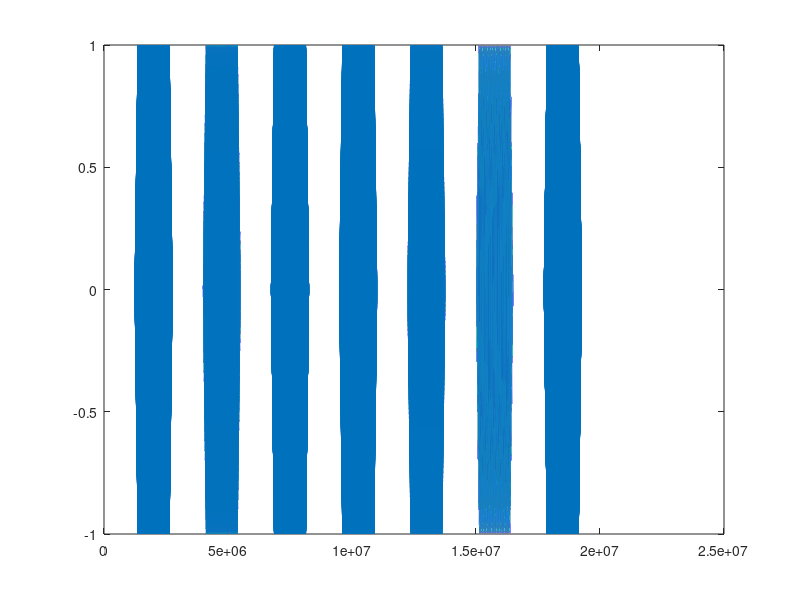

The MATLAB source for this figure:
close all
clear all
clc

%% Stimulation signal script

% Create stimulation protocol_1 with a random order 

freq_pairs = [10, 10; 50, 50; 100, 100; 500, 500; 1000, 1000; 2500, 2500; 5000, 5000];   
random_freq_pairs = freq_pairs(randperm(size(freq_pairs, 1)), :);

control = random_freq_pairs;

save('control', 'control');

%% Create waveforms

% Single-electrode pair - protocol 1

I1 = [];

for i = 1:length(freq_pairs)
        
        dt = 0.004;
        f1(i,1) = random_freq_pairs(i,1);
        f2(i,1) = random_freq_pairs(i,2);
        
        ramp_up_t = 500; % ms
        ramp_down_t = 500;
        
        A1 = 0.5;
        A2 = 0.5;
        
        phi1 = 0;
        phi2 = pi;
        
        % convert to ms
        
        f1(i,1) = f1(i,1)/1000;
        f2(i,1) = f2(i,1)/1000;
        
        each_stim_t = 6*1000; % 10 s on
        each_break_t = 5*1000;
        total_t = 90*1000; % 1 min
        
        stim_tt = dt:dt:each_stim_t;
        
        I1_stim(i,:) = A1*cos(2*pi*f1(i,1)*stim_tt+phi1) + A2*cos(2*pi*f2(i,1)*stim_tt+phi1);
        
        if ramp_up_t
            ramp_up_size = round(ramp_up_t/dt);
            ramp_vec = 0:1/ramp_up_size:1;
            
             I1_stim(i,1:length(ramp_vec)) = ramp_vec.*I1_stim(i,1:length(ramp_vec));
            
        end
        
        if ramp_down_t
            ramp_down_size = round(ramp_down_t/dt);
            ramp_vec = fliplr(0:1/ramp_down_size:1);
            
             I1_stim(i,end-length(ramp_vec)+1:end) = ramp_vec.*I1_stim(i,end-length(ramp_vec)+1:end);
            
        end
        
%         figure,plot( I1_stim(i,:))
        
        % period 10s of zeros
        break_tt = dt:dt:each_break_t;
        
        I1_break = zeros(1,length(break_tt));
        
        % complete 'cycle'
        I1_cycle(i,:) = [I1_stim(i,:) I1_break];
        
%         figure,plot(I1_cycle(i,:))
        
        I1 = [I1, I1_cycle(i,:)];

end
each_pre_t = 5*1000;
pre_tt = dt:dt:each_pre_t;
I1_pre = zeros(1,length(pre_tt));

I1 = [I1_pre, I1];
I2 = zeros(size(I1));
figure,plot(I1 + I2)
save('control_1ep' ,'I1','I2')
saveas(gcf,['control_1ep' '.fig']);

% %% Two electrode pair - protocol 1
% 
% I1 = [];
% I2 = [];
% 
% for i = 1:length(freq_pairs)
%         
%         dt = 0.004;
%         f1(i,1) = random_freq_pairs(i,1);
%         f2(i,1) = random_freq_pairs(i,2);
%         
%         ramp_up_t = 500; % ms
%         ramp_down_t = 500;
%         
%         A1 = 0.5;
%         A2 = 0.5;
%         
%         phi1 = 0;
%         phi2 = pi;
%         
%         % convert to ms
%         
%         f1(i,1) = f1(i,1)/1000;
%         f2(i,1) = f2(i,1)/1000;
%         
%         each_pre_t = 1*1000;
%         each_stim_t = 5*1000; % 10 s on
%         each_break_t = 4*1000;
%         total_t = 100*1000; % 1 min
%         
%         stim_tt = dt:dt:each_stim_t;
%         
%         I1_stim(i,:) = A1*cos(2*pi*f1(i,1)*stim_tt+phi1);
%         I2_stim(i,:) = A2*cos(2*pi*f2(i,1)*stim_tt+phi1);
%         
%         if ramp_up_t
%             ramp_up_size = round(ramp_up_t/dt);
%             ramp_vec = 0:1/ramp_up_size:1;
%             
%              I1_stim(1:length(ramp_vec)) = ramp_vec.*I1_stim(1:length(ramp_vec));
%              I2_stim(1:length(ramp_vec)) = ramp_vec.*I2_stim(1:length(ramp_vec));
%         end
%         
%         if ramp_down_t
%             ramp_down_size = round(ramp_down_t/dt);
%             ramp_vec = fliplr(0:1/ramp_down_size:1);
%             
%              I1_stim(end-length(ramp_vec)+1:end) = ramp_vec.*I1_stim(end-length(ramp_vec)+1:end);
%              I2_stim(end-length(ramp_vec)+1:end) = ramp_vec.*I2_stim(end-length(ramp_vec)+1:end);
%         end
%         
% %         figure,plot( I1_stim(i,:))
%         
%         % period 10s of zeros
%         break_tt = dt:dt:each_break_t;
%         
%         I1_break = zeros(1,length(break_tt));
%         I2_break = zeros(1,length(break_tt));
%         
%         % pre-stim period
%         
%         pre_tt = dt:dt:each_pre_t;
%         
%         I1_pre = zeros(1,length(pre_tt));
%         I2_pre = zeros(1,length(pre_tt));
%         
%         % complete 'cycle'
%         I1_cycle(i,:) = [I1_pre  I1_stim(i,:) I1_break];
%         I2_cycle(i,:) = [I2_pre  I2_stim(i,:) I2_break];
%         
% %         figure,plot(I1_cycle(i,:))
%         
%         I1 = [I1, I1_cycle(i,:)];
%         I2 = [I2, I2_cycle(i,:)];
% end
% 
% figure,plot(I1 + I2)
% save('control_2ep' ,'I1','I2')
% saveas(gcf,['control_2ep' '.fig']);
% 
